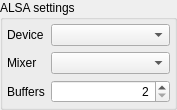
<?xml version="1.0" encoding="UTF-8"?>
<ui version="4.0">
 <class>AlsaOptions</class>
 <widget class="QWidget" name="AlsaOptions">
  <property name="geometry">
   <rect>
    <x>0</x>
    <y>0</y>
    <width>177</width>
    <height>106</height>
   </rect>
  </property>
  <property name="windowTitle">
   <string>Form</string>
  </property>
  <layout class="QGridLayout" name="gridLayout">
   <property name="margin">
    <number>0</number>
   </property>
   <item row="0" column="0">
    <widget class="QGroupBox" name="nameGroup">
     <property name="title">
      <string>ALSA settings</string>
     </property>
     <layout class="QGridLayout" name="gridLayout_2">
      <property name="margin">
       <number>4</number>
      </property>
      <item row="0" column="0">
       <widget class="QLabel" name="labelDevice">
        <property name="sizePolicy">
         <sizepolicy hsizetype="Maximum" vsizetype="Preferred">
          <horstretch>0</horstretch>
          <verstretch>0</verstretch>
         </sizepolicy>
        </property>
        <property name="text">
         <string>Device</string>
        </property>
       </widget>
      </item>
      <item row="0" column="1">
       <widget class="QComboBox" name="devices"/>
      </item>
      <item row="1" column="0">
       <widget class="QLabel" name="labelMixer">
        <property name="sizePolicy">
         <sizepolicy hsizetype="Maximum" vsizetype="Preferred">
          <horstretch>0</horstretch>
          <verstretch>0</verstretch>
         </sizepolicy>
        </property>
        <property name="text">
         <string>Mixer</string>
        </property>
       </widget>
      </item>
      <item row="1" column="1">
       <widget class="QComboBox" name="mixers"/>
      </item>
      <item row="2" column="0">
       <widget class="QLabel" name="labelBuffers">
        <property name="sizePolicy">
         <sizepolicy hsizetype="Maximum" vsizetype="Preferred">
          <horstretch>0</horstretch>
          <verstretch>0</verstretch>
         </sizepolicy>
        </property>
        <property name="text">
         <string>Buffers</string>
        </property>
       </widget>
      </item>
      <item row="2" column="1">
       <widget class="QSpinBox" name="buffers">
        <property name="alignment">
         <set>Qt::AlignRight|Qt::AlignTrailing|Qt::AlignVCenter</set>
        </property>
        <property name="minimum">
         <number>2</number>
        </property>
        <property name="maximum">
         <number>10</number>
        </property>
       </widget>
      </item>
     </layout>
    </widget>
   </item>
  </layout>
 </widget>
 <resources/>
 <connections/>
</ui>
